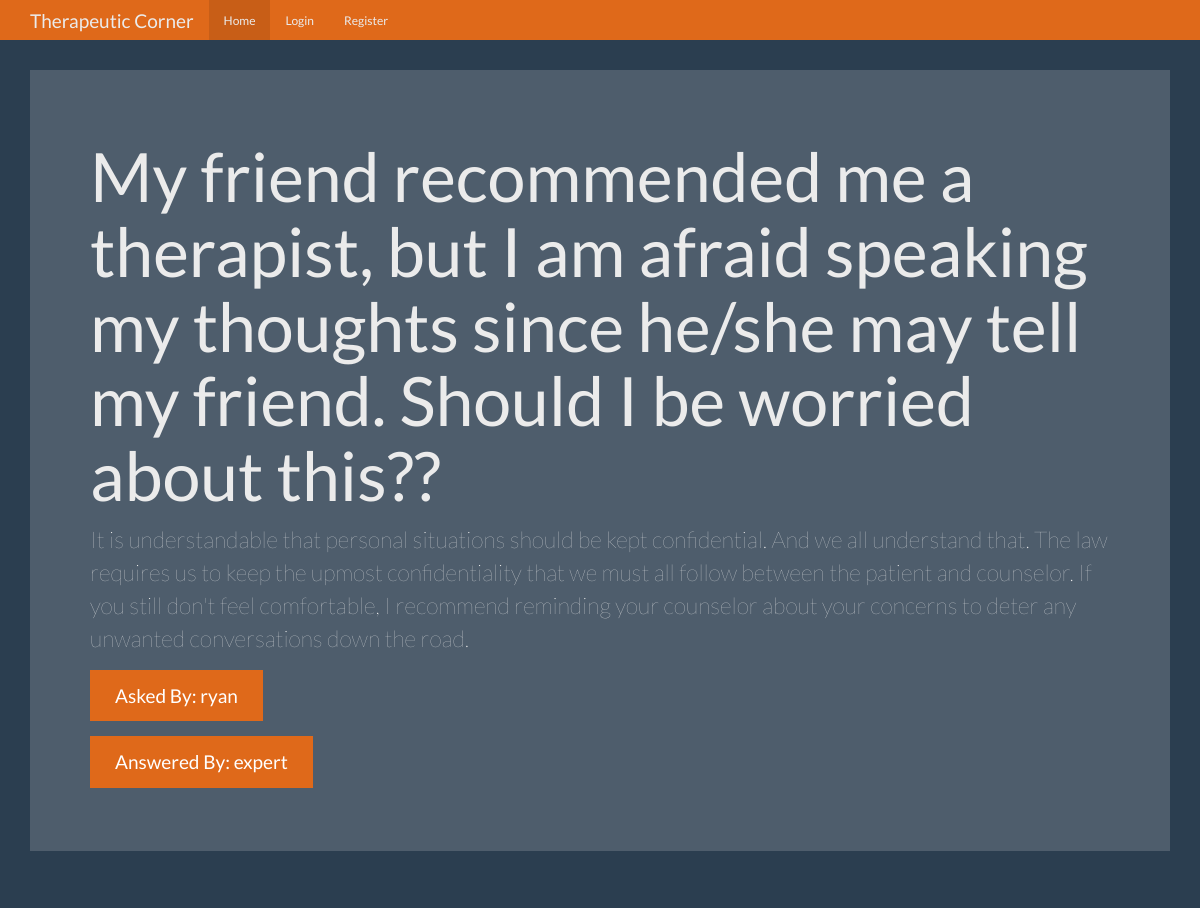
Page /question/10 on the committed database.
### tables this page shows
CREATE TABLE questions (
    id integer primary key autoincrement,
    question_text text not null,
    answer_text text,
    asked_by_id integer not null,
    expert_id integer not null
);

CREATE TABLE users (
    id integer primary key autoincrement,
    name text not null,
    password text not null,
    expert boolean not null,
    admin boolean not null 
);

### app.py (the view)
@app.route('/question/<question_id>')
def question(question_id):
    user = get_current_user()
    db = get_db()
    question_cur = db.execute('''select
                                     questions.question_text,
                                     questions.answer_text,
                                     askers.name as asker_name,
                                     experts.name as expert_name
                                from questions
                                join users as askers on askers.id = questions.asked_by_id
                                join users as experts on experts.id = questions.expert_id
                                where questions.id = ?''', [question_id])
    question = question_cur.fetchone()
    return render_template('question.html', user=user, question=question)

### app.py (called while the page is built)
def get_current_user():
    user_result = None
    if 'user' in session:
        user = session['user']
        db = get_db()
        user_cur = db.execute('select id, name, password, expert, admin from users where name = ?', [user])
        user_result = user_cur.fetchone()
    return user_result

### database.py (called while the page is built)
def connect_db():
    sql = sqlite3.connect('/Users/stan/Desktop/Flask/question_answer/questions.db')
    sql.row_factory = sqlite3.Row
    return sql

def get_db():
    if not hasattr(g, 'sqlite_db'):
        g.sqlite_db = connect_db()
    return g.sqlite_db

### templates/question.html (shortened to what this page needs)
{% extends "base.html" %}
{% from "show_links.html" import show_links %}
{% block nav %}
{{ show_links(user) }}
{% endblock %}
{% block body %}
      <div class="jumbotron">
        <h1>{{ question['question_text'] }}?</h1>
        <p>{{ question['answer_text'] }}</p>
        <p><a class="btn btn-primary btn-lg">Asked By: {{ question['asker_name'] }}</a></p>
        <p><a class="btn btn-primary btn-lg">Answered By: {{ question['expert_name'] }}</a></p>
      </div>
{% endblock %}

### static/theme.css (style rules this page uses)
body { padding-top: 70px; padding-bottom: 30px; }

### rows in the picture
questions: question_text "My friend recommended me a therapist, but I am afraid speaking my thoughts since he/she may tell my friend. Should I be worried about this?", answer_text "It is understandable that personal situations should be kept confidential. And we all understand that. The law requires us to keep the upmost confidentiality that we must all follow between the patient and counselor. If you still don't feel comfortable, I recommend reminding your counselor about your concerns to deter any unwanted conversations down the road."
users: asker_name "ryan"
users: expert_name "expert"
